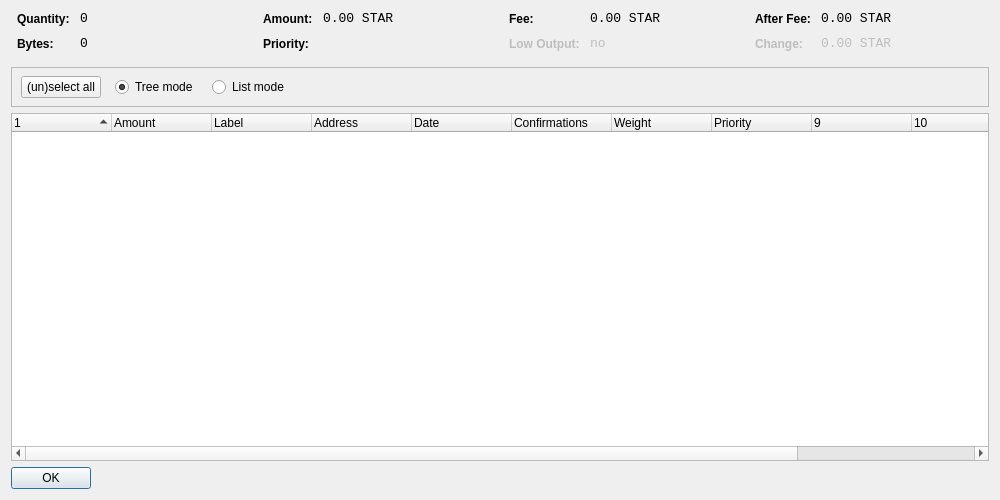
<?xml version="1.0" encoding="UTF-8"?>
<ui version="4.0">
 <class>CoinControlDialog</class>
 <widget class="QWidget" name="CoinControlDialog">
  <property name="geometry">
   <rect>
    <x>0</x>
    <y>0</y>
    <width>1000</width>
    <height>500</height>
   </rect>
  </property>
  <property name="windowTitle">
   <string>Coin Control</string>
  </property>
  <layout class="QVBoxLayout" name="verticalLayout">
   <item>
    <layout class="QHBoxLayout" name="horizontalLayoutTop" stretch="0,0,0,0">
     <property name="topMargin">
      <number>0</number>
     </property>
     <property name="bottomMargin">
      <number>10</number>
     </property>
     <item>
      <layout class="QFormLayout" name="formLayoutCoinControl1">
       <property name="horizontalSpacing">
        <number>10</number>
       </property>
       <property name="verticalSpacing">
        <number>10</number>
       </property>
       <property name="leftMargin">
        <number>6</number>
       </property>
       <property name="rightMargin">
        <number>6</number>
       </property>
       <item row="0" column="0">
        <widget class="QLabel" name="labelCoinControlQuantityText">
         <property name="styleSheet">
          <string notr="true">font-weight:bold;</string>
         </property>
         <property name="text">
          <string>Quantity:</string>
         </property>
        </widget>
       </item>
       <item row="0" column="1">
        <widget class="QLabel" name="labelCoinControlQuantity">
         <property name="font">
          <font>
           <family>Monospace</family>
           <pointsize>10</pointsize>
          </font>
         </property>
         <property name="cursor">
          <cursorShape>IBeamCursor</cursorShape>
         </property>
         <property name="contextMenuPolicy">
          <enum>Qt::ActionsContextMenu</enum>
         </property>
         <property name="text">
          <string notr="true">0</string>
         </property>
         <property name="textInteractionFlags">
          <set>Qt::LinksAccessibleByMouse|Qt::TextSelectableByKeyboard|Qt::TextSelectableByMouse</set>
         </property>
        </widget>
       </item>
       <item row="1" column="0">
        <widget class="QLabel" name="labelCoinControlBytesText">
         <property name="styleSheet">
          <string notr="true">font-weight:bold;</string>
         </property>
         <property name="text">
          <string>Bytes:</string>
         </property>
        </widget>
       </item>
       <item row="1" column="1">
        <widget class="QLabel" name="labelCoinControlBytes">
         <property name="font">
          <font>
           <family>Monospace</family>
           <pointsize>10</pointsize>
          </font>
         </property>
         <property name="cursor">
          <cursorShape>IBeamCursor</cursorShape>
         </property>
         <property name="contextMenuPolicy">
          <enum>Qt::ActionsContextMenu</enum>
         </property>
         <property name="text">
          <string notr="true">0</string>
         </property>
         <property name="textInteractionFlags">
          <set>Qt::LinksAccessibleByMouse|Qt::TextSelectableByKeyboard|Qt::TextSelectableByMouse</set>
         </property>
        </widget>
       </item>
      </layout>
     </item>
     <item>
      <layout class="QFormLayout" name="formLayoutCoinControl2">
       <property name="horizontalSpacing">
        <number>10</number>
       </property>
       <property name="verticalSpacing">
        <number>10</number>
       </property>
       <property name="leftMargin">
        <number>6</number>
       </property>
       <property name="rightMargin">
        <number>6</number>
       </property>
       <item row="0" column="0">
        <widget class="QLabel" name="labelCoinControlAmountText">
         <property name="styleSheet">
          <string notr="true">font-weight:bold;</string>
         </property>
         <property name="text">
          <string>Amount:</string>
         </property>
        </widget>
       </item>
       <item row="0" column="1">
        <widget class="QLabel" name="labelCoinControlAmount">
         <property name="font">
          <font>
           <family>Monospace</family>
           <pointsize>10</pointsize>
          </font>
         </property>
         <property name="cursor">
          <cursorShape>IBeamCursor</cursorShape>
         </property>
         <property name="contextMenuPolicy">
          <enum>Qt::ActionsContextMenu</enum>
         </property>
         <property name="text">
          <string notr="true">0.00 STAR</string>
         </property>
         <property name="textInteractionFlags">
          <set>Qt::LinksAccessibleByMouse|Qt::TextSelectableByKeyboard|Qt::TextSelectableByMouse</set>
         </property>
        </widget>
       </item>
       <item row="1" column="0">
        <widget class="QLabel" name="labelCoinControlPriorityText">
         <property name="styleSheet">
          <string notr="true">font-weight:bold;</string>
         </property>
         <property name="text">
          <string>Priority:</string>
         </property>
        </widget>
       </item>
       <item row="1" column="1">
        <widget class="QLabel" name="labelCoinControlPriority">
         <property name="font">
          <font>
           <family>Monospace</family>
           <pointsize>10</pointsize>
          </font>
         </property>
         <property name="cursor">
          <cursorShape>IBeamCursor</cursorShape>
         </property>
         <property name="contextMenuPolicy">
          <enum>Qt::ActionsContextMenu</enum>
         </property>
         <property name="text">
          <string/>
         </property>
         <property name="textInteractionFlags">
          <set>Qt::LinksAccessibleByMouse|Qt::TextSelectableByKeyboard|Qt::TextSelectableByMouse</set>
         </property>
        </widget>
       </item>
      </layout>
     </item>
     <item>
      <layout class="QFormLayout" name="formLayoutCoinControl3">
       <property name="horizontalSpacing">
        <number>10</number>
       </property>
       <property name="verticalSpacing">
        <number>10</number>
       </property>
       <property name="leftMargin">
        <number>6</number>
       </property>
       <property name="rightMargin">
        <number>6</number>
       </property>
       <item row="0" column="0">
        <widget class="QLabel" name="labelCoinControlFeeText">
         <property name="styleSheet">
          <string notr="true">font-weight:bold;</string>
         </property>
         <property name="text">
          <string>Fee:</string>
         </property>
        </widget>
       </item>
       <item row="0" column="1">
        <widget class="QLabel" name="labelCoinControlFee">
         <property name="font">
          <font>
           <family>Monospace</family>
           <pointsize>10</pointsize>
          </font>
         </property>
         <property name="cursor">
          <cursorShape>IBeamCursor</cursorShape>
         </property>
         <property name="contextMenuPolicy">
          <enum>Qt::ActionsContextMenu</enum>
         </property>
         <property name="text">
          <string notr="true">0.00 STAR</string>
         </property>
         <property name="textInteractionFlags">
          <set>Qt::LinksAccessibleByMouse|Qt::TextSelectableByKeyboard|Qt::TextSelectableByMouse</set>
         </property>
        </widget>
       </item>
       <item row="1" column="0">
        <widget class="QLabel" name="labelCoinControlLowOutputText">
         <property name="enabled">
          <bool>false</bool>
         </property>
         <property name="styleSheet">
          <string notr="true">font-weight:bold;</string>
         </property>
         <property name="text">
          <string>Low Output:</string>
         </property>
        </widget>
       </item>
       <item row="1" column="1">
        <widget class="QLabel" name="labelCoinControlLowOutput">
         <property name="enabled">
          <bool>false</bool>
         </property>
         <property name="font">
          <font>
           <family>Monospace</family>
           <pointsize>10</pointsize>
          </font>
         </property>
         <property name="cursor">
          <cursorShape>IBeamCursor</cursorShape>
         </property>
         <property name="contextMenuPolicy">
          <enum>Qt::ActionsContextMenu</enum>
         </property>
         <property name="text">
          <string>no</string>
         </property>
         <property name="textInteractionFlags">
          <set>Qt::LinksAccessibleByMouse|Qt::TextSelectableByKeyboard|Qt::TextSelectableByMouse</set>
         </property>
        </widget>
       </item>
      </layout>
     </item>
     <item>
      <layout class="QFormLayout" name="formLayoutCoinControl4">
       <property name="horizontalSpacing">
        <number>10</number>
       </property>
       <property name="verticalSpacing">
        <number>10</number>
       </property>
       <property name="leftMargin">
        <number>6</number>
       </property>
       <property name="rightMargin">
        <number>6</number>
       </property>
       <item row="0" column="0">
        <widget class="QLabel" name="labelCoinControlAfterFeeText">
         <property name="styleSheet">
          <string notr="true">font-weight:bold;</string>
         </property>
         <property name="text">
          <string>After Fee:</string>
         </property>
        </widget>
       </item>
       <item row="0" column="1">
        <widget class="QLabel" name="labelCoinControlAfterFee">
         <property name="font">
          <font>
           <family>Monospace</family>
           <pointsize>10</pointsize>
          </font>
         </property>
         <property name="cursor">
          <cursorShape>IBeamCursor</cursorShape>
         </property>
         <property name="contextMenuPolicy">
          <enum>Qt::ActionsContextMenu</enum>
         </property>
         <property name="text">
          <string notr="true">0.00 STAR</string>
         </property>
         <property name="textInteractionFlags">
          <set>Qt::LinksAccessibleByMouse|Qt::TextSelectableByKeyboard|Qt::TextSelectableByMouse</set>
         </property>
        </widget>
       </item>
       <item row="1" column="0">
        <widget class="QLabel" name="labelCoinControlChangeText">
         <property name="enabled">
          <bool>false</bool>
         </property>
         <property name="styleSheet">
          <string notr="true">font-weight:bold;</string>
         </property>
         <property name="text">
          <string>Change:</string>
         </property>
        </widget>
       </item>
       <item row="1" column="1">
        <widget class="QLabel" name="labelCoinControlChange">
         <property name="enabled">
          <bool>false</bool>
         </property>
         <property name="font">
          <font>
           <family>Monospace</family>
           <pointsize>10</pointsize>
          </font>
         </property>
         <property name="cursor">
          <cursorShape>IBeamCursor</cursorShape>
         </property>
         <property name="contextMenuPolicy">
          <enum>Qt::ActionsContextMenu</enum>
         </property>
         <property name="text">
          <string notr="true">0.00 STAR</string>
         </property>
         <property name="textInteractionFlags">
          <set>Qt::LinksAccessibleByMouse|Qt::TextSelectableByKeyboard|Qt::TextSelectableByMouse</set>
         </property>
        </widget>
       </item>
      </layout>
     </item>
    </layout>
   </item>
   <item>
    <widget class="QFrame" name="frame">
     <property name="minimumSize">
      <size>
       <width>0</width>
       <height>40</height>
      </size>
     </property>
     <property name="frameShape">
      <enum>QFrame::StyledPanel</enum>
     </property>
     <property name="frameShadow">
      <enum>QFrame::Sunken</enum>
     </property>
     <widget class="QWidget" name="horizontalLayoutWidget">
      <property name="geometry">
       <rect>
        <x>10</x>
        <y>0</y>
        <width>781</width>
        <height>41</height>
       </rect>
      </property>
      <layout class="QHBoxLayout" name="horizontalLayoutPanel" stretch="0,0,0,0">
       <property name="spacing">
        <number>14</number>
       </property>
       <item>
        <widget class="QPushButton" name="pushButtonSelectAll">
         <property name="sizePolicy">
          <sizepolicy hsizetype="Maximum" vsizetype="Fixed">
           <horstretch>0</horstretch>
           <verstretch>0</verstretch>
          </sizepolicy>
         </property>
         <property name="text">
          <string>(un)select all</string>
         </property>
        </widget>
       </item>
       <item>
        <widget class="QRadioButton" name="radioTreeMode">
         <property name="sizePolicy">
          <sizepolicy hsizetype="Maximum" vsizetype="Fixed">
           <horstretch>0</horstretch>
           <verstretch>0</verstretch>
          </sizepolicy>
         </property>
         <property name="text">
          <string>Tree mode</string>
         </property>
         <property name="checked">
          <bool>true</bool>
         </property>
        </widget>
       </item>
       <item>
        <widget class="QRadioButton" name="radioListMode">
         <property name="sizePolicy">
          <sizepolicy hsizetype="Maximum" vsizetype="Fixed">
           <horstretch>0</horstretch>
           <verstretch>0</verstretch>
          </sizepolicy>
         </property>
         <property name="text">
          <string>List mode</string>
         </property>
        </widget>
       </item>
       <item>
        <spacer name="horizontalSpacer">
         <property name="orientation">
          <enum>Qt::Horizontal</enum>
         </property>
         <property name="sizeHint" stdset="0">
          <size>
           <width>40</width>
           <height>20</height>
          </size>
         </property>
        </spacer>
       </item>
      </layout>
     </widget>
    </widget>
   </item>
   <item>
    <widget class="CoinControlTreeWidget" name="treeWidget">
     <property name="contextMenuPolicy">
      <enum>Qt::CustomContextMenu</enum>
     </property>
     <property name="sortingEnabled">
      <bool>false</bool>
     </property>
     <property name="columnCount">
      <number>12</number>
     </property>
     <attribute name="headerShowSortIndicator" stdset="0">
      <bool>true</bool>
     </attribute>
     <attribute name="headerStretchLastSection">
      <bool>false</bool>
     </attribute>
     <column>
      <property name="text">
       <string/>
      </property>
     </column>
     <column>
      <property name="text">
       <string>Amount</string>
      </property>
     </column>
     <column>
      <property name="text">
       <string>Label</string>
      </property>
     </column>
     <column>
      <property name="text">
       <string>Address</string>
      </property>
     </column>
     <column>
      <property name="text">
       <string>Date</string>
      </property>
     </column>
     <column>
      <property name="text">
       <string>Confirmations</string>
      </property>
      <property name="toolTip">
       <string>Confirmed</string>
      </property>
     </column>
     <column>
      <property name="text">
       <string>Weight</string>
      </property>
     </column>
     <column>
      <property name="text">
       <string>Priority</string>
      </property>
     </column>
     <column>
      <property name="text">
       <string/>
      </property>
     </column>
     <column>
      <property name="text">
       <string/>
      </property>
     </column>
     <column>
      <property name="text">
       <string/>
      </property>
     </column>
     <column>
      <property name="text">
       <string/>
      </property>
     </column>
    </widget>
   </item>
   <item>
    <widget class="QDialogButtonBox" name="buttonBox">
     <property name="sizePolicy">
      <sizepolicy hsizetype="Maximum" vsizetype="Fixed">
       <horstretch>0</horstretch>
       <verstretch>0</verstretch>
      </sizepolicy>
     </property>
     <property name="orientation">
      <enum>Qt::Horizontal</enum>
     </property>
     <property name="standardButtons">
      <set>QDialogButtonBox::Ok</set>
     </property>
    </widget>
   </item>
  </layout>
 </widget>
 <customwidgets>
  <customwidget>
   <class>CoinControlTreeWidget</class>
   <extends>QTreeWidget</extends>
   <header>coincontroltreewidget.h</header>
  </customwidget>
 </customwidgets>
 <resources/>
 <connections/>
</ui>
